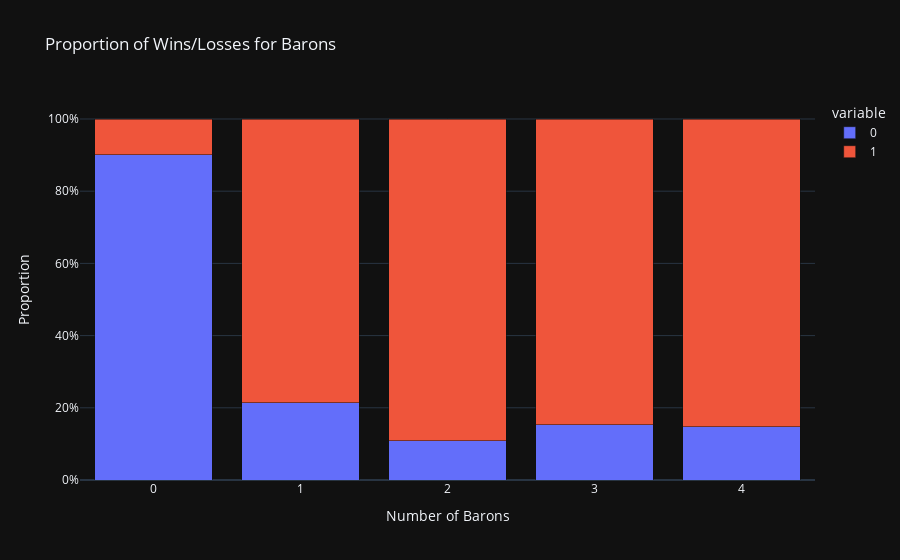
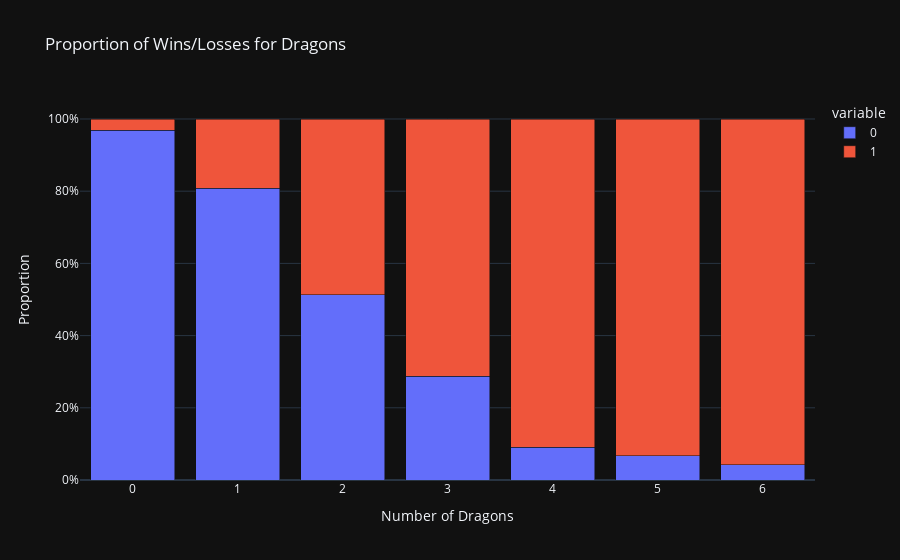
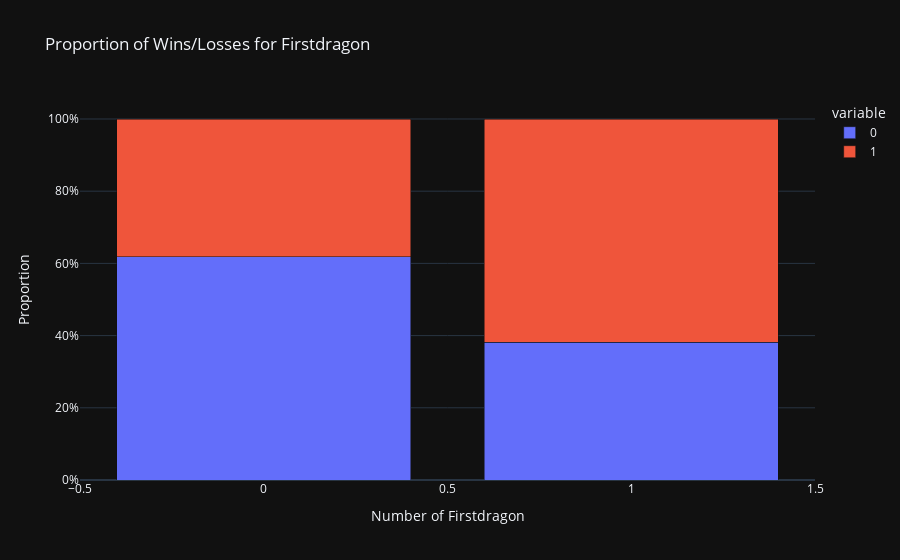
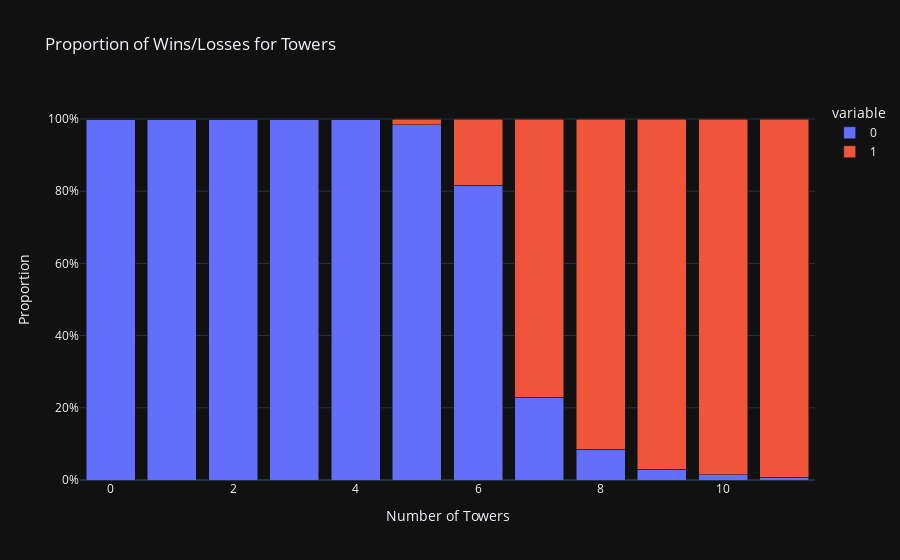

Notebook cell for these charts, in order:
### Code cell
# Specify the objectives to analyze
selected_objectives = ['barons', 'dragons', 'firstdragon', 'towers', 'void_grubs', 'elders', 'inhibitors']

objective_proportions = {}

# Calculate win/loss proportions for each selected objective
for obj in selected_objectives:
    win_loss_counts = obj_count_df.groupby([obj, 'result']).size().unstack(fill_value=0)
    win_loss_proportions = win_loss_counts.div(win_loss_counts.sum(axis=1), axis=0)
    
    # Add the objective proportions to the dictionary
    objective_proportions[obj] = win_loss_proportions

for obj in selected_objectives:
    proportions_df = objective_proportions[obj].reset_index()

    # Create a bar plot for each objective
    fig = px.bar(proportions_df, 
                 x=obj, 
                 y=[0, 1], 
                 title=f'Proportion of Wins/Losses for {obj.capitalize()}',
                 labels={obj: f'Number of {obj.capitalize()}', 'value': 'Proportion'},
                 barmode='stack')

    # Update layout for better readability
    fig.update_layout(
        yaxis=dict(tickformat=".0%"),
        template='plotly_dark'
        )
    fig.show()
    
    # Save the plot as an HTML file
    fig.write_html(f'assets/{obj.capitalize()}_prop_bar.html', include_plotlyjs='cdn')

### Figure 1 — Plotly figure (JSON) as saved in the notebook; plotly's stock layout.template omitted (floating-point values rounded to 4 significant figures)
{"data": [{"alignmentgroup": "True", "hovertemplate": "variable=0<br>Number of Barons=%{x}<br>Proportion=%{y}<extra></extra>", "legendgroup": "0", "marker": {"color": "#636efa", "pattern": {"shape": ""}}, "name": "0", "offsetgroup": "0", "orientation": "v", "showlegend": true, "textposition": "auto", "type": "bar", "x": [0, 1, 2, 3, 4], "xaxis": "x", "y": [0.9017, 0.2142, 0.1087, 0.1532, 0.1481], "yaxis": "y"}, {"alignmentgroup": "True", "hovertemplate": "variable=1<br>Number of Barons=%{x}<br>Proportion=%{y}<extra></extra>", "legendgroup": "1", "marker": {"color": "#EF553B", "pattern": {"shape": ""}}, "name": "1", "offsetgroup": "1", "orientation": "v", "showlegend": true, "textposition": "auto", "type": "bar", "x": [0, 1, 2, 3, 4], "xaxis": "x", "y": [0.09834, 0.7858, 0.8913, 0.8468, 0.8519], "yaxis": "y"}], "layout": {"barmode": "stack", "legend": {"title": {"text": "variable"}, "tracegroupgap": 0}, "title": {"text": "Proportion of Wins/Losses for Barons"}, "xaxis": {"anchor": "y", "domain": [0, 1], "title": {"text": "Number of Barons"}}, "yaxis": {"anchor": "x", "domain": [0, 1], "tickformat": ".0%", "title": {"text": "Proportion"}}}}

### Figure 2 — Plotly figure (JSON) as saved in the notebook; plotly's stock layout.template omitted (floating-point values rounded to 4 significant figures)
{"data": [{"alignmentgroup": "True", "hovertemplate": "variable=0<br>Number of Dragons=%{x}<br>Proportion=%{y}<extra></extra>", "legendgroup": "0", "marker": {"color": "#636efa", "pattern": {"shape": ""}}, "name": "0", "offsetgroup": "0", "orientation": "v", "showlegend": true, "textposition": "auto", "type": "bar", "x": [0, 1, 2, 3, 4, 5, 6], "xaxis": "x", "y": [0.9683, 0.8076, 0.5128, 0.2879, 0.09068, 0.06746, 0.04167], "yaxis": "y"}, {"alignmentgroup": "True", "hovertemplate": "variable=1<br>Number of Dragons=%{x}<br>Proportion=%{y}<extra></extra>", "legendgroup": "1", "marker": {"color": "#EF553B", "pattern": {"shape": ""}}, "name": "1", "offsetgroup": "1", "orientation": "v", "showlegend": true, "textposition": "auto", "type": "bar", "x": [0, 1, 2, 3, 4, 5, 6], "xaxis": "x", "y": [0.03166, 0.1924, 0.4872, 0.7121, 0.9093, 0.9325, 0.9583], "yaxis": "y"}], "layout": {"barmode": "stack", "legend": {"title": {"text": "variable"}, "tracegroupgap": 0}, "title": {"text": "Proportion of Wins/Losses for Dragons"}, "xaxis": {"anchor": "y", "domain": [0, 1], "title": {"text": "Number of Dragons"}}, "yaxis": {"anchor": "x", "domain": [0, 1], "tickformat": ".0%", "title": {"text": "Proportion"}}}}

### Figure 3 — Plotly figure (JSON) as saved in the notebook; plotly's stock layout.template omitted (floating-point values rounded to 4 significant figures)
{"data": [{"alignmentgroup": "True", "hovertemplate": "variable=0<br>Number of Firstdragon=%{x}<br>Proportion=%{y}<extra></extra>", "legendgroup": "0", "marker": {"color": "#636efa", "pattern": {"shape": ""}}, "name": "0", "offsetgroup": "0", "orientation": "v", "showlegend": true, "textposition": "auto", "type": "bar", "x": [0, 1], "xaxis": "x", "y": [0.6186, 0.3813], "yaxis": "y"}, {"alignmentgroup": "True", "hovertemplate": "variable=1<br>Number of Firstdragon=%{x}<br>Proportion=%{y}<extra></extra>", "legendgroup": "1", "marker": {"color": "#EF553B", "pattern": {"shape": ""}}, "name": "1", "offsetgroup": "1", "orientation": "v", "showlegend": true, "textposition": "auto", "type": "bar", "x": [0, 1], "xaxis": "x", "y": [0.3814, 0.6187], "yaxis": "y"}], "layout": {"barmode": "stack", "legend": {"title": {"text": "variable"}, "tracegroupgap": 0}, "title": {"text": "Proportion of Wins/Losses for Firstdragon"}, "xaxis": {"anchor": "y", "domain": [0, 1], "title": {"text": "Number of Firstdragon"}}, "yaxis": {"anchor": "x", "domain": [0, 1], "tickformat": ".0%", "title": {"text": "Proportion"}}}}

### Figure 4 — Plotly figure (JSON) as saved in the notebook; plotly's stock layout.template omitted (floating-point values rounded to 4 significant figures)
{"data": [{"alignmentgroup": "True", "hovertemplate": "variable=0<br>Number of Towers=%{x}<br>Proportion=%{y}<extra></extra>", "legendgroup": "0", "marker": {"color": "#636efa", "pattern": {"shape": ""}}, "name": "0", "offsetgroup": "0", "orientation": "v", "showlegend": true, "textposition": "auto", "type": "bar", "x": [0, 1, 2, 3, 4, 5, 6, 7, 8, 9, 10, 11], "xaxis": "x", "y": [0.9991, 1, 1, 1, 1, 0.984, 0.816, 0.2296, 0.08577, 0.02983, 0.01402, 0.007916], "yaxis": "y"}, {"alignmentgroup": "True", "hovertemplate": "variable=1<br>Number of Towers=%{x}<br>Proportion=%{y}<extra></extra>", "legendgroup": "1", "marker": {"color": "#EF553B", "pattern": {"shape": ""}}, "name": "1", "offsetgroup": "1", "orientation": "v", "showlegend": true, "textposition": "auto", "type": "bar", "x": [0, 1, 2, 3, 4, 5, 6, 7, 8, 9, 10, 11], "xaxis": "x", "y": [0.0008749, 0, 0, 0, 0, 0.01603, 0.184, 0.7704, 0.9142, 0.9702, 0.986, 0.9921], "yaxis": "y"}], "layout": {"barmode": "stack", "legend": {"title": {"text": "variable"}, "tracegroupgap": 0}, "title": {"text": "Proportion of Wins/Losses for Towers"}, "xaxis": {"anchor": "y", "domain": [0, 1], "title": {"text": "Number of Towers"}}, "yaxis": {"anchor": "x", "domain": [0, 1], "tickformat": ".0%", "title": {"text": "Proportion"}}}}
